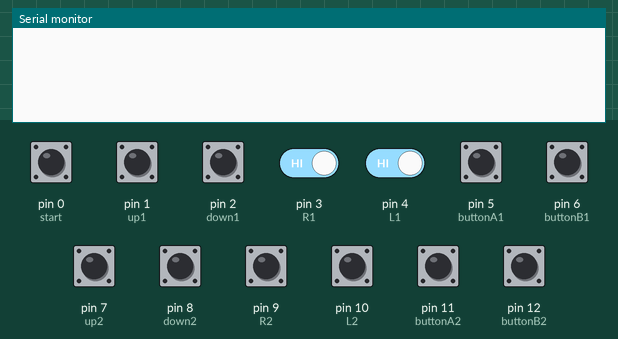
A sketch run on a simulated Arduino Leonardo, built with avr-gcc and run on an emulated ATmega32U4. On the bench: the last lines printed to the serial monitor. The inputs (shaded band) are chosen by the test bench; at power-on: pin 0 (start), pin 1 (up1), pin 2 (down1), pin 3 (R1), pin 4 (L1), pin 5 (buttonA1), pin 6 (buttonB1), pin 7 (up2), pin 8 (down2), pin 9 (R2), pin 10 (L2), pin 11 (buttonA2), pin 12 (buttonB2) HIGH.

Above: at 1.2 s.
1.3 s: pin 0 (start) pulled LOW for 0.15 s
At 2.3 s:
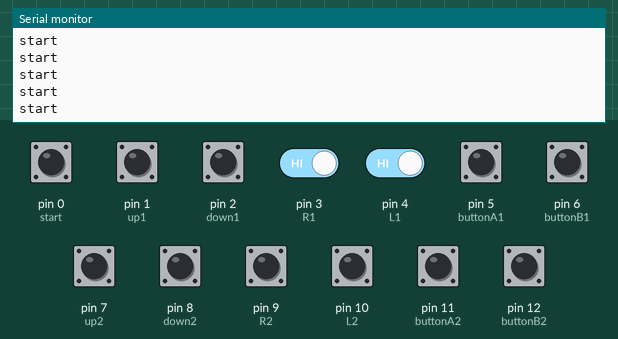
2.9 s: pin 1 (up1) pulled LOW for 0.15 s
At 3.5 s:
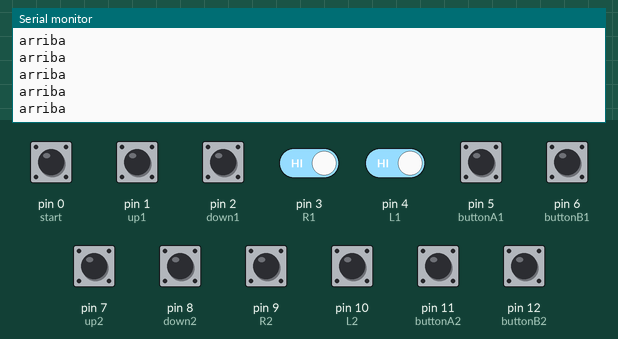
4.5 s: pin 2 (down1) pulled LOW for 0.15 s
At 5.8 s:
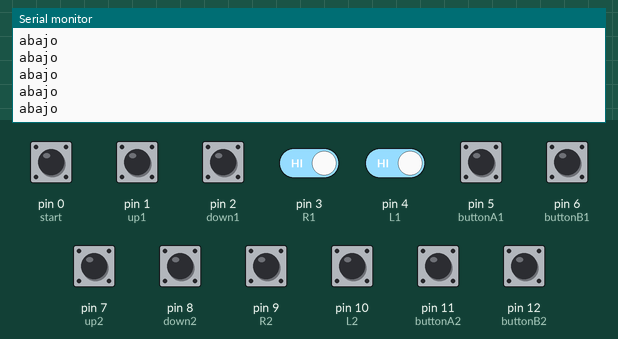
6.1 s: pin 3 (R1) driven LOW
At 7.1 s:
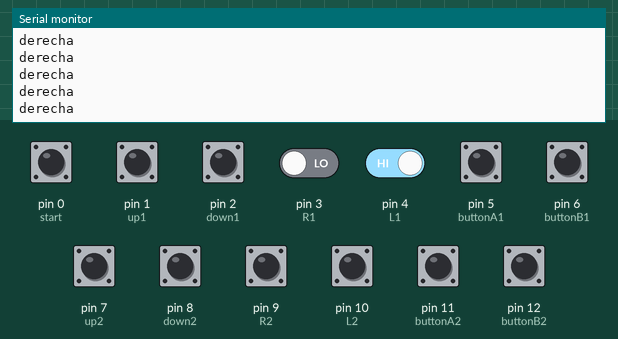
8.0 s: pin 4 (L1) driven LOW
At 9.1 s:
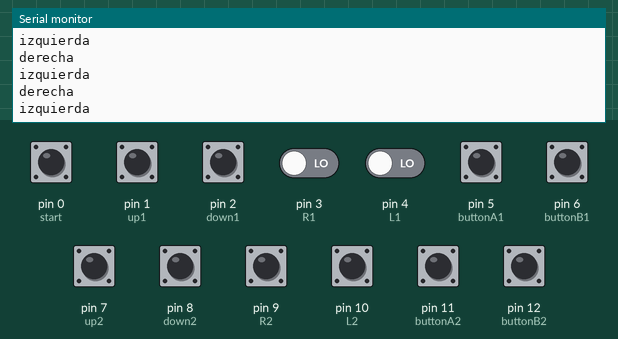

The sketch:

arduino.ino
```cpp
//import simalacion del teclado
#include <Keyboard.h>

//boton start
int start = 0;

//joystick 1
int up1 = 1;
int down1 = 2;
int R1 = 3;
int L1 = 4;
int buttonA1 = 5;
int buttonB1 = 6;

//joystick 2
int up2 = 7;
int down2 = 8;
int R2 = 9;
int L2 = 10;
int buttonA2 = 11;
int buttonB2 = 12;


void setup() {

  //inicia la comunicacion serial
  Serial.begin(9600);

  // definicion de pins Joystick 1
  pinMode(up1, INPUT);
  pinMode(down1, INPUT);
  pinMode(R1, INPUT);
  pinMode(L1, INPUT);
  pinMode(buttonA1, INPUT);
  pinMode(buttonB1, INPUT);

  // definicion de pins Joystick 2
  pinMode(up2, INPUT);
  pinMode(down2, INPUT);
  pinMode(R2, INPUT);
  pinMode(L2, INPUT);
  pinMode(buttonA2, INPUT);
  pinMode(buttonB2, INPUT);

  // definicion de pin start
  pinMode(start, INPUT);
}

void loop() {

  //condicional de start
  if(digitalRead(start) == LOW){
    Serial.println("start");
    Keyboard.write(13);// start = ENTER
  }

  //condicionales de joystick 1
  if(digitalRead(up1) == LOW){
    Serial.println("arriba");
     Keyboard.write(87); // up1 = w
  }
  if(digitalRead(down1) == LOW){
    Serial.println("abajo");
    Keyboard.write(83); //down1 = s
  }
  if(digitalRead(R1) == LOW){
    Serial.println("derecha");
    Keyboard.write(68); // derecha_1 = d
  }
  if(digitalRead(L1) == LOW){
    Serial.println("izquierda");
    Keyboard.write(65); // izquierda_1 = a
  }
  if(digitalRead(buttonA1) == LOW){
    Serial.println("boton A");
    Keyboard.write(70); //boton A1 = f
  }
  if(digitalRead(buttonB1) == LOW){
    Serial.println("boton B");
    Keyboard.write(71); //boton b1 = g
  }


  //condicionales de joystick 2
  if(digitalRead(up2) == LOW){
    Serial.println("arriba");
    Keyboard.write(38); // up2 = flecha arriba
  }
  if(digitalRead(down2) == LOW){
    Serial.println("abajo");
    Keyboard.write(40); // down2 = flecha abajo
  }
  if(digitalRead(R2) == LOW){
    Serial.println("derecha");
    Keyboard.write(39); // D2 = flecha derecha
  }
  if(digitalRead(L2) == LOW){
    Serial.println("izquierda");
    Keyboard.write(37); // L2 = flecha izquierda
  }
  if(digitalRead(buttonA2) == LOW){
    Serial.println("boton A");
    Keyboard.write(74); // boton A2 = j
  }
  if(digitalRead(buttonB2) == LOW){
    Serial.println("boton B");
    Keyboard.write(75); // boton B2 = k
  }


}
```

Measured:
- after the input at 1.3 s, the serial monitor: prints a new line at once (image 1)
- after the input at 2.9 s, the serial monitor: prints a new line at once (image 2)
- after the input at 4.5 s, the serial monitor: prints a new line at once (image 3)
- after the input at 6.1 s, the serial monitor: prints a new line at once (image 4)
- after the input at 8.0 s, the serial monitor: prints a new line at once (image 5)
